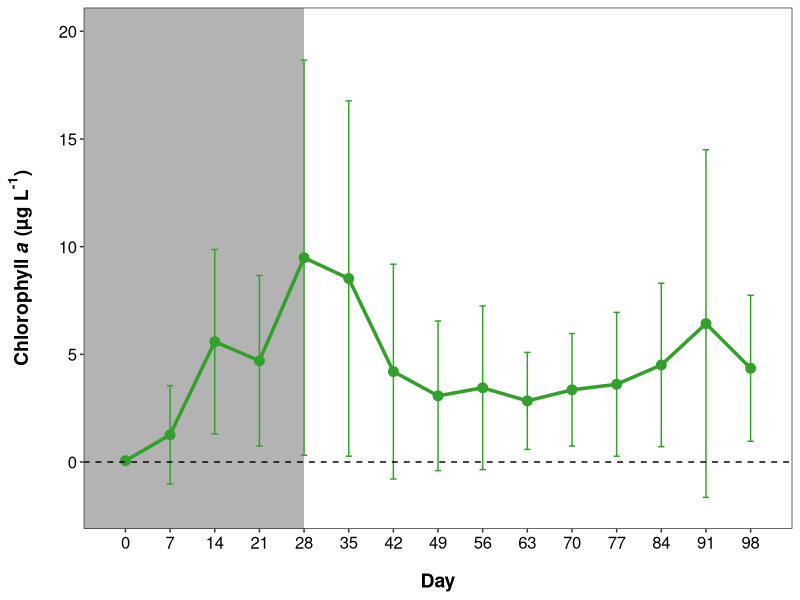
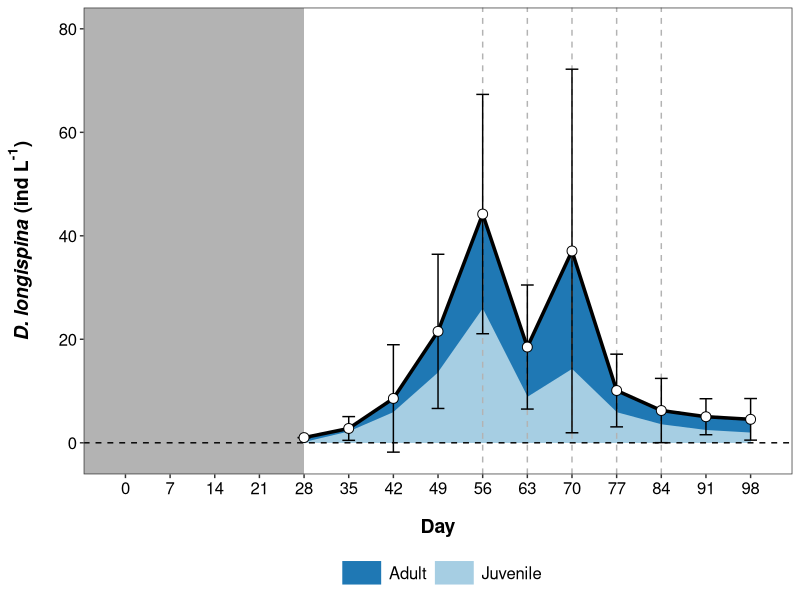
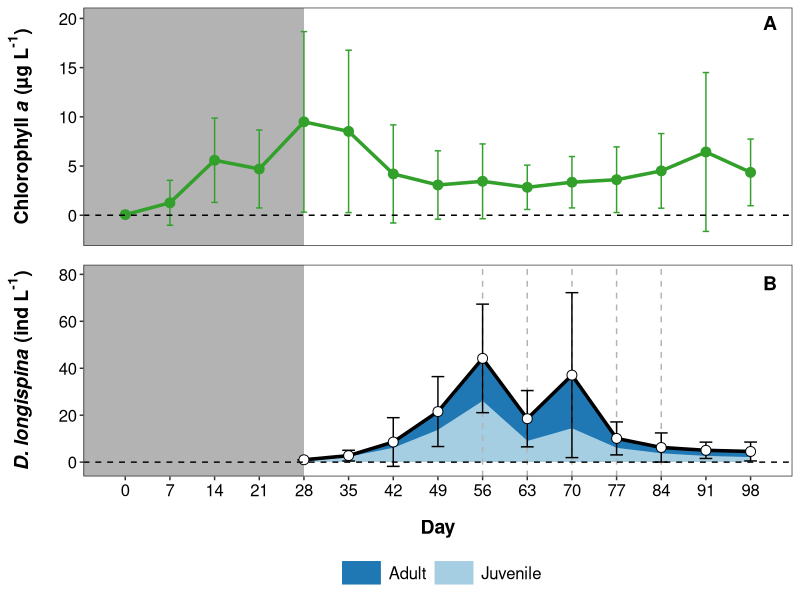

Reproduce these figures in R, in order.
############################################################
##                                                        ##
##  Essential dietary fatty acids affect intraspecific    ## 
##  competition in herbivorous zooplankton                ## 
##                                                        ##
##  Authors of the study:                                 ##
##  Maja Ilic, Sina Brehm, Maria Stockenreiter,           ##
##  Eric von Elert, Patrick Fink                          ##
##                                                        ##
##  Corresponding author & author of the scripts:         ##
##  Maja Ilic                                             ##
##  maja.ilic.bio@gmail.com                               ##
##                                                        ##
##  Data and scripts can be found here:                   ##
##  github.com/Maja-Ilic-AquaEco/Competition_in_Daphnia   ##
##                                                        ##
##  Script 1:                                             ##
##  Chlorophyll a vs Daphnia                              ##
##                                                        ##
##  This script contains the code used to produce Fig. 1  ##
##                                                        ##
############################################################

#============================#
## Packages ----

library(ggplot2)
library(dplyr)
library(tidyr)
library(readxl)
library(RColorBrewer)
library(cowplot)

#============================#
## Set working directory ----

setwd("~/My Documents/Paper Mesocosm experiment with D. longi/Third submission/Data GitHub")

path.figures <- "~/My Documents/Paper Mesocosm experiment with D. longi/Third submission/Figures"

#============================#
## Import data ----

df <- read_excel("Data_1_Chlorophyll_a_Daphnia_entire_duration.xlsx", sheet = "Data",
                 col_types = c(rep("numeric",2),rep("text",2),rep("numeric",4)))

head(df)
str(df)

## Column names, units and explanation:
# Day	              day	      Day of the experiment (Start = Day 0)
# Sampling		                Sampling event (numbered)
# Mesocosm		                ID of the mesocosm (1-15)
# Inoculum	        µl	      Volume of the natural phytoplankton community from lake Klostersee used for the initial inoculation of the experimental phytoplankton communities
# TChla	            μg L-1	  Total chlorophyll a
# Adult_per_L	      ind L-1	  Number of adult Daphnia per L
# Juvenile_per_L	  ind L-1	  Number of juvenile Daphnia per L
# Daphnia_per_L	    ind L-1	  Total number of Daphnia per L (sum of adult and juvenile Daphnia)

#============================#
## Summary statistics ----

# Calculate mean and standard deviation for Chlorophyll a and Daphnia abundancies
# See also Supplementary Information, Tab. S4

df.summary <- df %>% group_by(Day) %>%
  summarize(Mean_TChla = mean(TChla, na.rm = T),
            SD_TChla = sd(TChla, na.rm = T),
            Mean_Daphnia = mean(Daphnia_per_L, na.rm = T),
            SD_Daphnia = sd(Daphnia_per_L, na.rm = T),
            Mean_Adult = mean(Adult_per_L, na.rm = T),
            SD_Adult = sd(Adult_per_L, na.rm = T),
            Mean_Juvenile = mean(Juvenile_per_L, na.rm = T),
            SD_Juvenile = sd(Juvenile_per_L, na.rm = T))

#============================#
## Plots ----

# Define colors and labels for the plot 

cols <- c(rgb(51,160,44,max = 255),
          rgb(31,120,180,max = 255))

ylab1 <- expression(bold("Chlorophyll ")*bolditalic("a")*bold(" (µg "*L^"-1"*")"))
ylab2 <- expression(bolditalic("D. longispina")*bold(" (ind "*L^"-1"*")"))

## Chlorophyll a ----

p1 <- ggplot(df.summary, aes(x = Day, y = Mean_TChla)) +
  geom_rect(aes(xmin = -Inf, xmax = 28, ymin = -Inf, ymax = Inf), fill = "grey70") +
  geom_line(color = cols[1], linewidth = 1.2) +
  geom_errorbar(aes(ymin = Mean_TChla - SD_TChla, ymax = Mean_TChla + SD_TChla),
                color = cols[1], width = 1) +
  geom_point(shape = 21, color = cols[1], fill = cols[1], size = 3) +
  theme_bw() +
  labs(x = "Day", y = ylab1) +
  scale_x_continuous(limits = c(-1.5,99.5), breaks = c(0,7,14,21,28,35,42,49,56,63,70,77,84,91,98)) +
  scale_y_continuous(limits = c(-2,20), breaks = c(0,5,10,15,20)) +
  theme(panel.grid.major = element_blank(),
        panel.grid.minor = element_blank(),
        axis.title.y = element_text(size = 14, face = "bold", margin = margin(0,15,0,0)),
        axis.title.x = element_text(size = 14, face = "bold", margin = margin(15,0,0,0)),
        axis.text.y = element_text(size = 12, color = "black"),
        axis.text.x = element_text(size = 12, color = "black")) +
  geom_hline(yintercept = 0, linetype = "dashed", color = "black")

p1

## Daphnia abundances ----

# First, reorganize the data

# All means 

daphnia.mean <- df.summary %>% 
  select(Day, Mean_Daphnia, Mean_Adult, Mean_Juvenile) %>% 
  gather(key = "Group", value = "Mean", -Day)

daphnia.mean$Group <- gsub("Mean_", "", 
                           as.character(daphnia.mean$Group))

# All standard deviations

daphnia.sd <- df.summary %>% 
  select(Day, SD_Daphnia, SD_Adult, SD_Juvenile) %>% 
  gather(key = "Group", value = "SD", -Day)

daphnia.sd$Group <- gsub("SD_", "", 
                         as.character(daphnia.sd$Group))

# Combine

df.daphnia <- left_join(daphnia.mean,
                        daphnia.sd,
                        by = c("Day","Group"))

df.daphnia$Group <- as.factor(df.daphnia$Group)
df.daphnia$Group <- factor(df.daphnia$Group, levels = c("Daphnia","Adult","Juvenile"))

# Define colors

cols.daphnia <- c("black",colorRampPalette(brewer.pal(8, "Paired"))(8)[(c(2,1))])

adult.juvenile <- df.daphnia %>% 
  filter(Group != "Daphnia")

total.daphnia <- df.daphnia %>% 
  filter(Group == "Daphnia")

p2 <- ggplot(total.daphnia, aes(x = Day, y = Mean)) +
  geom_rect(aes(xmin = -Inf, xmax = 28, ymin = -Inf, ymax = Inf), fill = "grey70", color = NA) +
  geom_area(data = adult.juvenile, aes(x = Day, y = Mean, color = Group, fill = Group)) +
  geom_vline(xintercept = c(56,63,70,77,84), linetype = "dashed", color = "grey70") +
  geom_line(size = 1.2) +
  geom_errorbar(aes(ymin = Mean - SD, ymax = Mean + SD),
                width = 2) +
  geom_point(shape = 21, size = 3, color = "black", fill = "white") +
  theme_bw() +
  labs(x = "Day", y = ylab2) +
  scale_color_manual(values = cols.daphnia[2:3], 
                     name = "") +
  scale_fill_manual(values = cols.daphnia[2:3], 
                    name = "") +
  scale_x_continuous(limits = c(-1.5,99.5), breaks = c(0,7,14,21,28,35,42,49,56,63,70,77,84,91,98)) +
  scale_y_continuous(limits = c(-2,80), breaks = c(0,20,40,60,80)) +
  theme(panel.grid.major = element_blank(),
        panel.grid.minor = element_blank(),
        axis.title.y = element_text(size = 14, face = "bold", margin = margin(0,15,0,0)),
        axis.title.x = element_text(size = 14, face = "bold", margin = margin(15,0,0,0)),
        axis.text.y = element_text(size = 12, color = "black"),
        axis.text.x = element_text(size = 12, color = "black"),
        legend.title = element_text(size = 14),
        legend.text = element_text(size = 12),
        legend.key.width = unit(1, "cm"),
        legend.position = "bottom") +
  geom_hline(yintercept = 0, linetype = "dashed", color = "black")

p2

## Join plots ----

p1.new <- p1 + theme(axis.title.x = element_blank(),
                     axis.text.x = element_blank(),
                     axis.ticks.x = element_blank())

plot.final <- plot_grid(p1.new,p2,
                        align = "v",
                        nrow = 2,
                        labels = c("A","B"),
                        label_x = c(0.945,0.945),
                        label_y = c(0.965,0.965),
                        rel_heights = c(0.75,1))

ggsave(paste0(path.figures,"/For manuscript - Figure 1.png"), 
       plot.final, width = 7, height = 8)
